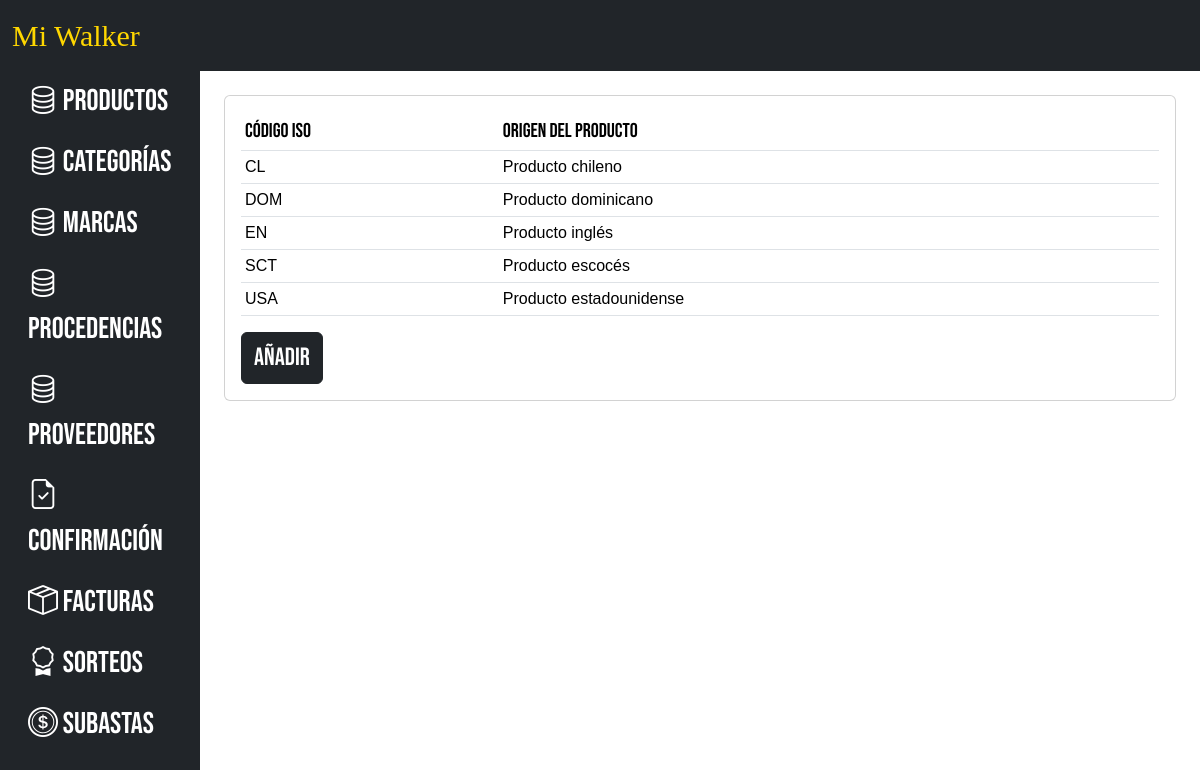
The page /productos/procedencia/ (signed in) on the database its author committed.
### productos/models.py (models this page shows, shortened)
class Procedencia(models.Model):
    codigo_iso = models.CharField(verbose_name="Código ISO", max_length=255)
    nombre = models.CharField(verbose_name="Nombre", max_length=255)

### productos/views.py (the view)
# urls.py: path("procedencia/", views.procedencia, name="procedencias"),
@login_required
def procedencia(request):
    procedencias = models.Procedencia.objects.all().order_by("codigo_iso")
    context = {
        "procedencias": procedencias,
    }
    return render(request, "components/productos/leer_procedencias.html", context)

### templates/components/productos/leer_procedencias.html (shortened to what this page needs)
{% extends 'layouts/base_admin.html' %}
{% block content %}
<div class="card">
    <div class="card-body">
        <table class="table table-sm">
            <thead>
                <th>Código ISO</th>
                <th>Origen del producto</th>
            </thead>
            <tbody>
                {% for procedencia in procedencias %}
                <tr>
                    <td>{{ procedencia.codigo_iso }}</td>
                    <td>{{ procedencia.nombre }}</td>
                </tr>
                {% empty %}
                <tr>
                    <td colspan="2">No hay procedencias registradas</td>
                </tr>
                {% endfor %}
            </tbody>
        </table>
        <a href="{% url 'add_procedencia' %}" class="btn btn-dark">Añadir</a>
    </div>
</div>
{% endblock %}

### templates/components/productos/leer_procedencias.html (style rules this page uses)
.btn.btn-dark { font-size: 25px; font-family: 'Bebas Neue'; }
th { font-size: 20px; font-family: "Bebas Neue"; font-weight: 400; }
tbody { font-family: "Arial"; }

### rows shown on the page
Procedencia: codigo_iso "CL", nombre "Producto chileno"
Procedencia: codigo_iso "DOM", nombre "Producto dominicano"
Procedencia: codigo_iso "EN", nombre "Producto inglés"
Procedencia: codigo_iso "SCT", nombre "Producto escocés"
Procedencia: codigo_iso "USA", nombre "Producto estadounidense"
